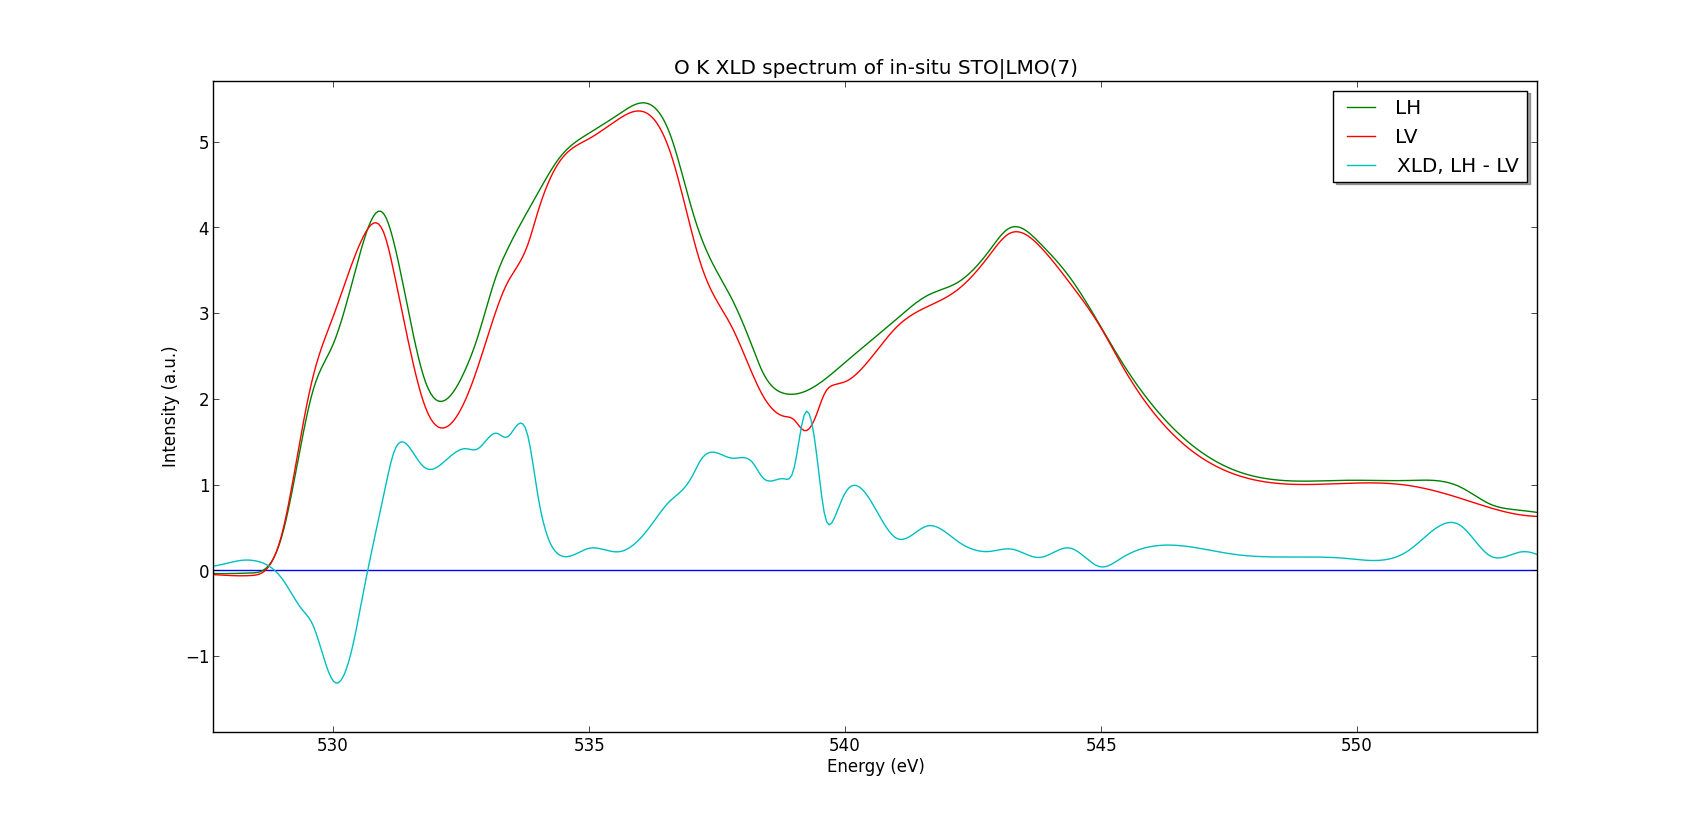

The script that drew this image:
"""
Script to analyse XLD and XMCD spectra
"""
import matplotlib.lines as mlines
import matplotlib.pyplot as plt
import numpy as np
import math
import copy
import random
import h5py
import copy
from scipy import interpolate

smooth = .001
FILE_LH = "../../Data/i09-75517.nxs"
FILE_LV = "../../Data/i09-75518.nxs"

import csv
def save(energies, spectrum, ext):
    name = 'LMO7OKin'
    with open('csv/'+name+'-'+ext+'.csv', 'wb') as f:
        writer = csv.writer(f)
        writer.writerow(('energy','intensity'))
        for n, s in enumerate(spectrum):
            writer.writerow((energies[n], s))
        f.close()

def getBackground(energies, spectrum):
    
    last = len(energies)
    print 'LAST: ',last
    points = [2, 20, 53, 85, 160, 176]
    B = 1
    answ = "n"

##    while answ == "n":
##        plt.plot(energies, spectrum)
##        for p in points:
##            plt.axvline(energies[p], color='k', linestyle='solid')
##        plt.show()
##            
##        answ = raw_input("Are the lines placed correctly? y/n: ")
##        while answ != "n" and answ != "y":
##            answ = raw_input("Use 'y' or 'n'. Are the lines correct?: ")
##
##        if answ == "y": break
##        print "Previous lines were places at ",points
##        for n, p in enumerate(points):
##            try: points[n] = int(raw_input("Line "+str(n+1)+" to: "))
##            except:
##                print "Invalid syntax"
##                points[n] = int(raw_input("Line "+str(n+1)+" to: "))
##        print points

    bg = range(points[0],points[1]) + range(points[4],points[5])
    step = []
    for e in energies:
        # fermi-dirac distribution-like normalisation function
        n = .5/(math.exp((energies[points[2]]-e)/B)+1)
        m = .5/(math.exp((energies[points[4]]-e)/B)+1)
        step.append(n+m)

    x = [energies[n] for n in bg]
    y = [spectrum[n] for n in bg]
    a, b, c, d, e =  np.polyfit(x, y, 4)
    norm = [a*i**4 + b*i**3 + c*i**2 + d*i + e for i in energies]
    spectNorm = [s-norm[n] for n, s in enumerate(spectrum)]

    try:
        spectNorm = [s/maximum+step[n] for n, s in enumerate(spectNorm)]
        print "USED OLD MAXIMUM"
    except:
        global maximum
        maximum= 0.2*max(spectNorm)
        spectNorm = [s/maximum+step[n] for n, s in enumerate(spectNorm)]
        
    return norm, spectNorm

if __name__ == '__main__':
    print "Gathering measurements data"
    
    with h5py.File(FILE_LH, 'r') as f:
        energies = f["/entry1/instrument/pathgroup/pgmenergy"]
        
        spectrum = f["/entry1/smpmamp39/smpmiamp39"]
        i_0 = f["/entry1/sm5amp8/sm5amp8"]

        LHEnergies = [e for e in energies[2:-2]]
        LHSpectrum = [s/i_0[n] for n, s in enumerate(spectrum[2:-2])]

    with h5py.File(FILE_LV, 'r') as f:
        energies = f["/entry1/instrument/pathgroup/pgmenergy"]
        
        spectrum = f["/entry1/smpmamp39/smpmiamp39"]
        i_0 = f["/entry1/sm5amp8/sm5amp8"]

        LVEnergies = [e for e in energies[2:-2]]
        LVSpectrum = [s/i_0[n] for n, s in enumerate(spectrum[2:-2])]
        
    energies = np.linspace(LHEnergies[0], LHEnergies[-1], num=len(LHEnergies)*5, endpoint=True)

    print "============"
    print "First background"
    print "============"
    LHNorm, LHSpectrum_norm = getBackground(LHEnergies, LHSpectrum)
    splineRep = interpolate.splrep(LHEnergies, LHSpectrum_norm, s=smooth)
    LHSpectrum_norm = interpolate.splev(energies, splineRep, der=0)
    print "============"
    print "Second background"
    print "============"
    LVNorm, LVSpectrum_norm = getBackground(LVEnergies, LVSpectrum)
    splineRep = interpolate.splrep(LVEnergies, LVSpectrum_norm, s=smooth)
    LVSpectrum_norm = interpolate.splev(energies, splineRep, der=0)

    XLD = [(LHSpectrum_norm[n]-s)*4 for n, s in enumerate(LVSpectrum_norm)]
    
    # Save data to CSV
    spectra = [LHSpectrum_norm, LVSpectrum_norm, XLD]
    for n, s in enumerate(spectra):
        save(energies, s, str(n+1))

    # Plot data
    plt.plot(energies, [0 for e in energies])
##    plt.plot(LVEnergies, LHSpectrum)
##    plt.plot(LVEnergies, LHNorm)
    plt.plot(energies, LHSpectrum_norm, label='LH')
    plt.plot(energies, LVSpectrum_norm, label='LV')
    plt.plot(energies, XLD, label='XLD, LH - LV')
    
    legend = plt.legend(loc='upper right', shadow=True)
    title = plt.title("O K XLD spectrum of in-situ STO|LMO(7)")
    plt.xlabel("Energy (eV)")
    plt.ylabel("Intensity (a.u.)")
    plt.show()   
